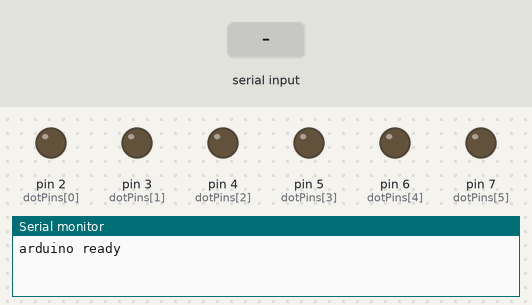
This sketch was run on a simulated Arduino Uno, built with avr-gcc and run on an emulated ATmega328P. Shown: output pins drawn as LEDs (lit = HIGH), the last lines printed to the serial monitor. The inputs (shaded band) are chosen by the test bench.

Above: at 2.2 s.
2.3 s: byte 30 received over Serial
At 3.3 s:
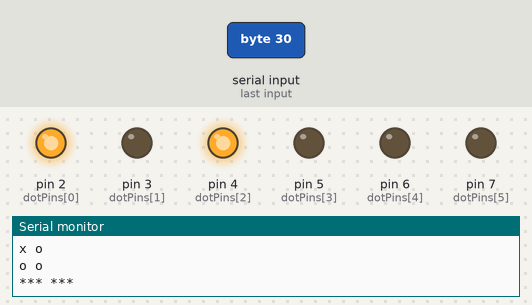
3.8 s: byte 90 received over Serial
At 4.3 s:
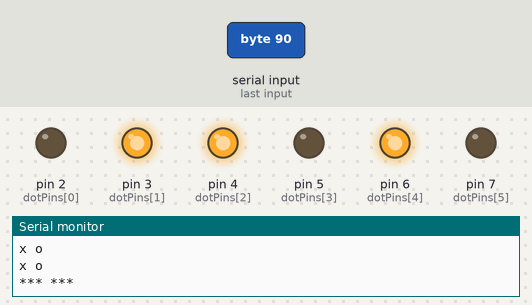
5.3 s: byte 120 received over Serial
At 6.7 s:
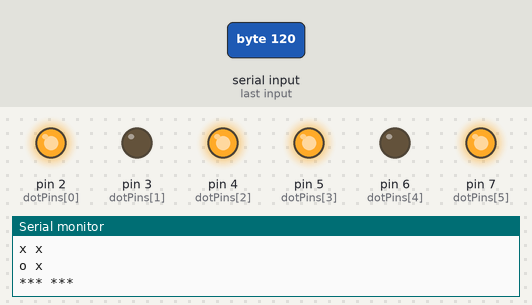
Timing chart, 0 to 8.3 s (numbered marks = the images above; inputs shaded):
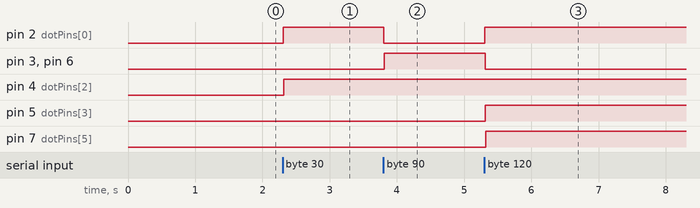

Measured:
- after the input at 2.3 s, pin 2 (dotPins[0]), pin 4 (dotPins[2]): LOW → HIGH at once
- after the input at 3.8 s, pin 2 (dotPins[0]): HIGH → LOW at once; pin 3 (dotPins[1]), pin 6 (dotPins[4]): LOW → HIGH at once
- after the input at 5.3 s, pin 2 (dotPins[0]), pin 5 (dotPins[3]), pin 7 (dotPins[5]): LOW → HIGH at once; pin 3 (dotPins[1]), pin 6 (dotPins[4]): HIGH → LOW at once

The sketch:

akshay_ebook.ino
```cpp
#include "lookuptable.h"

const int brailleIntTable[] = {0,27,4,23,57,49,59,2,47, 31,33,19,1,3,17,18,7,8,10,12,13,9,14,15,11,6,37,5,41,63,22,53,16,32,40,48,52,36,56,60,44,24,28,34,42,50,54,38,58,62,46,26,30,35,43,29,51,55,39,25,45,61,20,21};

int dotPins[6] = {2,3,4,5,6,7};
int pinState[6] = {0,0,0,0,0,0};

void setup(){
	Serial.begin(9600);
	delay(1000);
	Serial.println("arduino ready");

	for(int i=0;i<6;i++){
		pinMode(dotPins[i],OUTPUT);
	}
}

void loop(){
	if(Serial.available()){
		// String strings = Serial.readStringUntil("\n");
		char c = Serial.read();
		int ascii_code = c + 4; // char A = 97. ASCII A = 101
		Serial.print("Your input: ");
		Serial.println(ascii_code);
		int sliced_num = ascii_code - 64;
		Serial.print("sliced num: ");
		Serial.println(sliced_num);

        Serial.println(brailleIntTable[sliced_num]);
		for (byte i=0; i<6; i++) {
         byte state = bitRead(brailleIntTable[sliced_num], i);
         Serial.print(state);
         pinState[i] = state;
        }
        Serial.println();
        printBraille();
	}
	// int val = 32; //in case of "a"
	// for(int i = 0;i < 6;i++)
	// {
		// digitalWrite(dotPins[0], !!(val & (1 << 0)));
		// digitalWrite(dotPins[1], !!(val & (1 << 1)));
		// digitalWrite(dotPins[2], !!(val & (1 << 2)));
		// digitalWrite(dotPins[3], !!(val & (1 << 3)));
		// digitalWrite(dotPins[4], !!(val & (1 << 4)));
		// digitalWrite(dotPins[5], !!(val & (1 << 5)));
	// }
}

void printBraille(){
	// x o // 1 2
	// o o // 3 4
	// o o // 5 6
	Serial.println("*** CURRENT BRAILLE ***");
	if(pinState[0]==1){
  	  Serial.print("x ");
  	  digitalWrite(dotPins[0],HIGH);
    } else{
  	  Serial.print("o ");
  	  digitalWrite(dotPins[0],LOW);
    }
	if(pinState[1]==1){
  	  Serial.println("x");
  	  digitalWrite(dotPins[1],HIGH);
    } else{
  	  Serial.println("o");
  	  digitalWrite(dotPins[1],LOW);
    }

	if(pinState[2]==1){
  	  Serial.print("x ");
  	  digitalWrite(dotPins[2],HIGH);
    } else{
  	  Serial.print("o ");
  	  digitalWrite(dotPins[2],LOW);
    }
	if(pinState[3]==1){
  	  Serial.println("x");
  	  digitalWrite(dotPins[3],HIGH);
    } else{
  	  Serial.println("o");
  	  digitalWrite(dotPins[3],LOW);
    }

	if(pinState[4]==1){
  	  Serial.print("x ");
  	  digitalWrite(dotPins[4],HIGH);
    } else{
  	  Serial.print("o ");
  	  digitalWrite(dotPins[4],LOW);
    }
	if(pinState[5]==1){
  	  Serial.println("x");
  	  digitalWrite(dotPins[5],HIGH);
    } else{
  	  Serial.println("o");
  	  digitalWrite(dotPins[5],LOW);
    }
	Serial.println("*** ***");
}
```

lookuptable.h
```cpp
#ifndef _LOOKUPTABLE_H
#define _LOOKUPTABLE_H
#include <avr/pgmspace.h>

// const int brailleTable[] PROGMEM  = {000000,011011,000100,010111,111001,110001,111011,000010,\
// 						101111,011111,100001,010011,000001,000011,010001,010010,\
// 						000111,001000,001010,001100,001101,001001,001110,001111,\
// 						001011,000110,100101,000101,101001,111111,010110,110101,\
// 						010000,100000,101000,110000,110100,100100,111000,111100,\
// 						101100,011000,011100,100010,101010,110010,110110,100110,\
// 						111010,111110,101110,011010,011110,100011,101011,011101,\
// 						110011,110111,100111,011001,101101,111101,010100,010101};

// const int brailleIntTable[] PROGMEM = {0,27,4,23,57,49,59,2,47, \
//                                        31,33,19,1,3,17,18,7,8, \
//                                        10,12,13,9,14,15,11,6, \
//                                        37,5,41,63,22,53,16,32, \
//                                        40,48,52,36,56,60,44,24, \
//                                        28,34,42,50,54,38,58,62, \
//                                        46,26,30,35,43,29,51,55, \
//                                        39,25,45,61,20,21};


#endif
```
